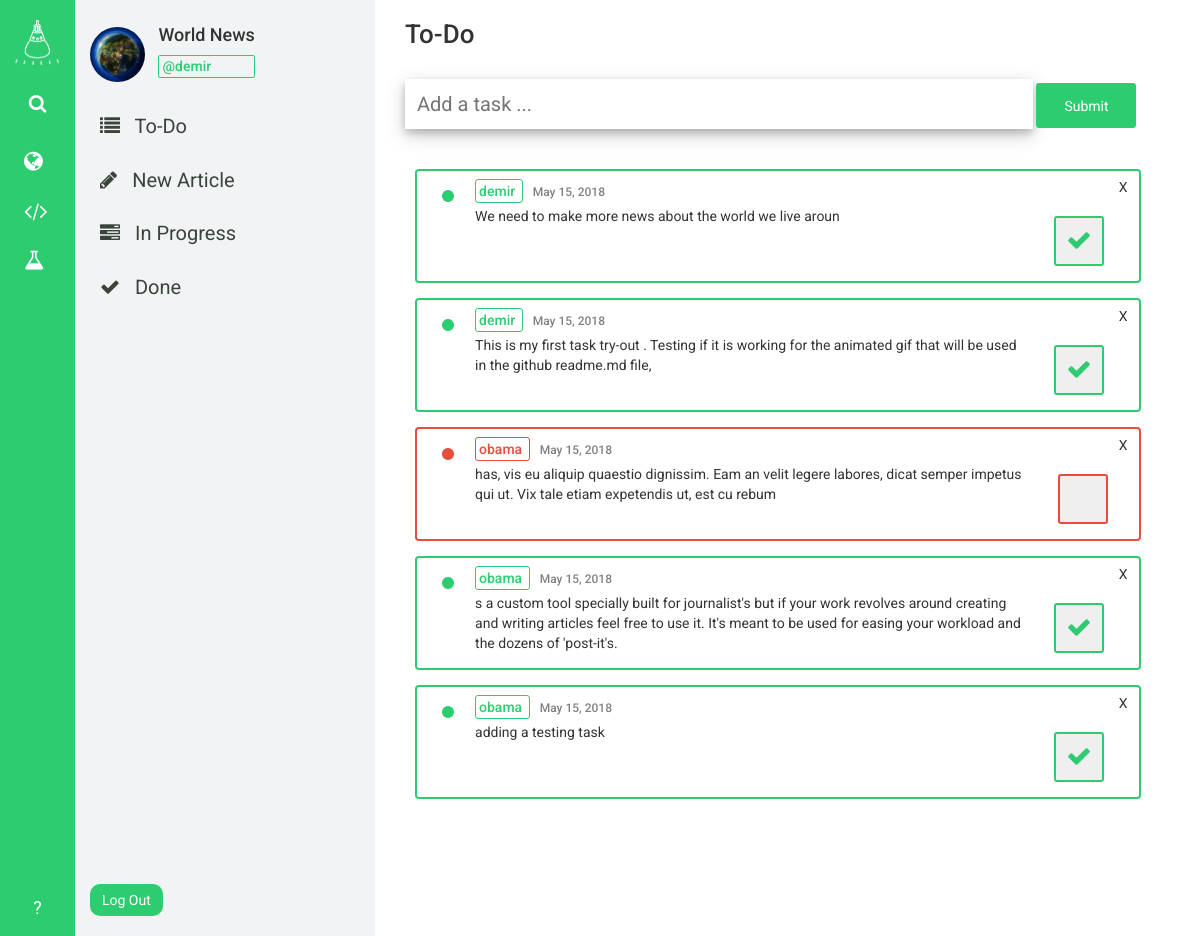
The app's page /desk/World News/todo/ (signed in), older data.
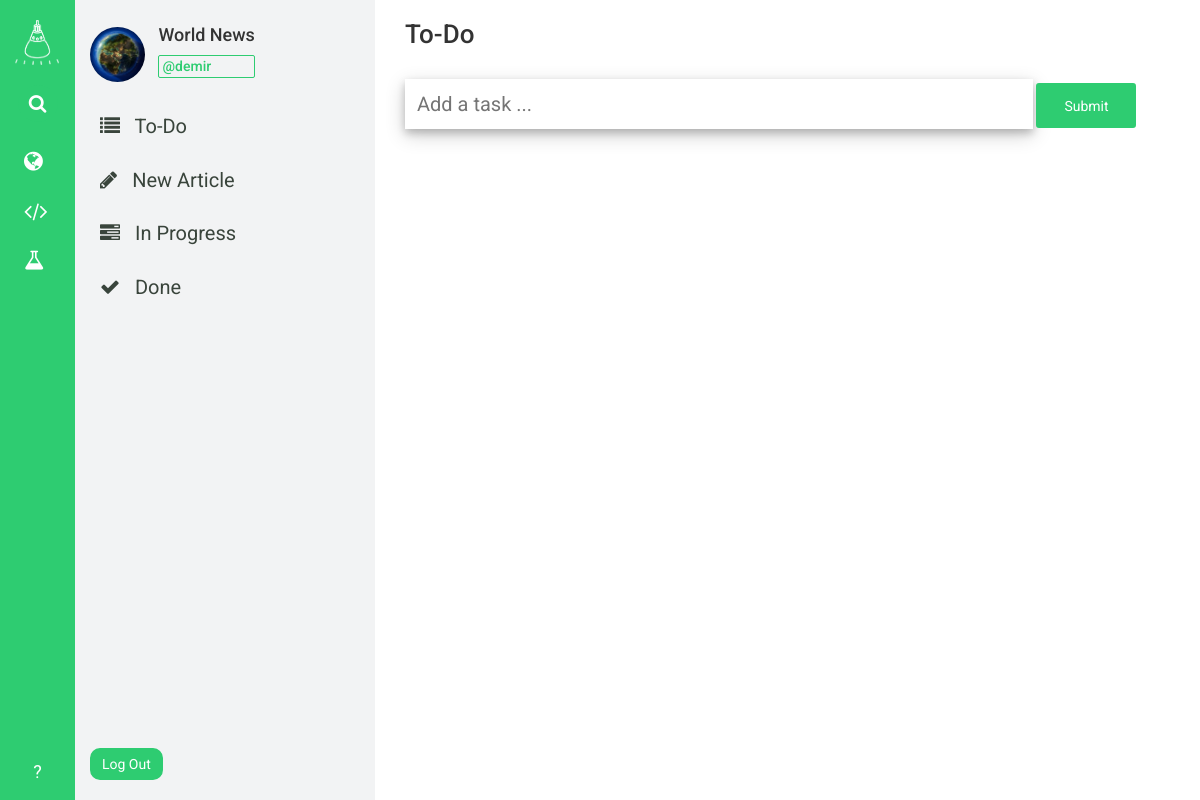
The same page, newer data.
### desk_app/models.py (models this page shows, shortened)
class DeskWorkers(models.Model):
    worker = models.ForeignKey(User, on_delete=models.CASCADE)
    joined_desk = models.ForeignKey(Desk, on_delete=models.CASCADE)

class Desk(models.Model):
    sub_editor = models.ForeignKey(User, on_delete=models.CASCADE)
    image = models.ImageField(
        upload_to='deks_images/', blank=False, null=False
    )
    CATEGORY_CHOICES = (
        ('WORLD', 'fa fa-globe'),
        ('METRO', 'fa fa-building'),
        ('POLITICS', 'fa-flag'),
        ('BUSINESS', 'fa fa-suitcase'),
        ('TECH', 'fa fa-code'),
        ('SCIENCE', 'fa fa-flask'),
        ('OPINION', 'fa fa-gavel'),
        ('HEALTH', 'fa fa-heart'),
        ('SPORTS', 'fa fa-bicycle'),
        ('ARTS', 'fa fa-paint-brush'),
        ('BOOKS', 'fa fa-book'),
        ('STYLE', 'fa fa-eye'),
        ('TRAVEL', 'fa fa-plane'),
        ('MAGAZINE', 'fa fa-file'),
        ('TABLOID', 'fa fa-phone'),
    )
    CATEGORY_COLOR_CHOICES = (
        ('WORLD', '#3498DB'),
        ('METRO', '#2980B9'),
        ('POLITICS', '#5D6D7E'),
        ('BUSINESS', '#2E4053'),
        ('TECH', '#F4D03F'),
        ('SCIENCE', '#2ECC71'),
        ('OPINION', '#9B59B6'),
        ('HEALTH', '#E74C3C'),
        ('SPORTS', '#58D68D'),
        ('ARTS', '#F39C12'),
        ('BOOKS', '#E67E22'),
        ('STYLE', '#F5B7B1'),
        ('TRAVEL', '#BB8FCE'),
        ('MAGAZINE', '#8E44AD'),
        ('TABLOID', '#A569BD'),
    )
    category = models.CharField(max_length=50, choices=CATEGORY_CHOICES)
    category_color = models.CharField(
        max_length=50, choices=CATEGORY_COLOR_CHOICES
    )
    name = models.CharField(max_length=30)
    description = models.TextField()
    creation_date = models.DateField(default=timezone.now)

class DeskToDo(models.Model):
    desk = models.ForeignKey(Desk, on_delete=models.CASCADE)
    user = models.ForeignKey(User, on_delete=models.CASCADE)
    content = models.TextField()
    publish_date = models.DateField(default=timezone.now)
    task_completed = models.BooleanField(default=False)

### desk_app/views.py (the view)
# urls.py: path('<str:deskname>/todo/', views.to_do, name='to_do'),
@login_required
def to_do(request, deskname):
    current_user = get_object_or_404(User, pk=request.user.id)
    desk = get_object_or_404(Desk, name=deskname)
    if request.POST.get("to_do_form_submit_button"):
        content = request.POST.get("to_do_task_input")
        new_task = DeskToDo(desk=desk, user=current_user, content=content)
        new_task.save()
    if request.POST.get("check_button"):
        task_id = request.POST.get("hidden_id")
        current_task = DeskToDo.objects.get(pk=task_id)
        current_task.task_completed = True
        current_task.save()
    if request.POST.get("delete_button"):
        task_id = request.POST.get("hidden_id")
        current_task = DeskToDo.objects.get(pk=task_id)
        current_task.delete()
    try:
        desk_to_do_tasks = DeskToDo.objects.filter(desk=desk)\
            .order_by('-publish_date')
    except ObjectDoesNotExist:
        desk_to_do_tasks = None
    try:
        current_user_settings = ProfileSettings.objects.get(user=current_user)
    except ObjectDoesNotExist:
        current_user_settings = None
    try:
        current_user_desks = DeskWorkers.objects.filter(worker=current_user)
    except ObjectDoesNotExist:
        current_user_desks = None
    data = {
        'has_desk_navbar': True,
        'current_user': current_user,
        'desk': desk,
        'current_user_settings': current_user_settings,
        'current_user_desks': current_user_desks,
        'desk_to_do_tasks': desk_to_do_tasks,
    }
    return render(request, 'desk_app/to_do.html', context=data)

### templates/desk_app/to_do.html (shortened to what this page needs)
{% extends 'base.html' %}
{% load staticfiles %}
{% block css_link %}
<link rel="stylesheet" href="{% static 'desk_app/css/to_do_style.css' %}" />
{% endblock %}
{% block content %}
<div id="wrapper">
  <h3 id="header">To-Do</h3>
  <br />
  <form id="to-do-form" method="post" action="{% url 'to_do' deskname=desk.name %}">
    <input type="text" name="to_do_task_input" id="to_do_task_input" placeholder="Add a task ..." />
    <input type="submit" name="to_do_form_submit_button" id="to_do_form_submit_button" />
  </form>
  <div id="to-do-list">
    {% for task in desk_to_do_tasks %}
      {% if task.task_completed == False %}
      <div id="to-do-cell" style="border:2px solid #E74C3C;">
        <div id="left-part">
          <p style="color:#E74C3C;"><i class="fa fa-circle"></i></p>
        </div>
        <div id="content">
          <h5><span style="border: 1px solid #E74C3C; color: #E74C3C; padding:3px; border-radius:3px;">{{task.user.username}} </span> <span id="date">{{task.publish_date}}</span></h5>
          <p>{{task.content}}</p>
        </div>
        <div id="right-part">
          <form method="post" action="{% url 'to_do' deskname=desk.name %}">
            <input value="X" type="submit" name="delete_button" id="delete_button" />
          </form>
          <form method="post" class="text-center" action="{% url 'to_do' deskname=desk.name %}">
            <input type="submit" name="check_button" id="check_button" style="border:2px solid #E74C3C" value=" "/>
          </form>
        </div>
      </div>
      {% elif task.task_completed == True %}
      <div id="to-do-cell" style="border:2px solid #2ECC71;">
        <div id="left-part">
          <p style="color:#2ECC71;"><i class="fa fa-circle"></i></p>
        </div>
        <div id="content">
          <h5><span style="border: 1px solid #2ECC71; color: #2ECC71; padding:3px; border-radius:3px;">{{task.user.username}} </span> <span id="date">{{task.publish_date}}</span></h5>
          <p>{{task.content}}</p>
        </div>
        <div id="right-part">
          <form method="post">
            <input value="X" type="submit" name="delete_button" id="delete_button" />
          <form method="post" class="text-center">
            <button type="submit" name="check_button" id="check_button" style="border:2px solid #2ECC71"><span><i class="fa fa-check"></i></span></button>
          </form>
        </div>
      </div>
      {% endif %}
    {% endfor %}
  </div>
</div>
{% endblock %}

### templates/base.html (shortened to what this page needs)
{% load staticfiles %}
<!DOCTYPE html>
<html>
<head>
  <link rel="stylesheet" href="https://maxcdn.bootstrapcdn.com/bootstrap/3.3.7/css/bootstrap.min.css">
  <link rel="stylesheet" href="https://cdnjs.cloudflare.com/ajax/libs/font-awesome/4.7.0/css/font-awesome.min.css">
  <link rel="stylesheet" href="{% static 'base_style.css' %}">
  {% block css_link %}{% endblock %}
</head>
<body>
  {% if has_desk_navbar == True %}
    <div id="home-navbar-left-part">
      <a href="{% url 'dashboard' %}"><img src="{% static 'assets/white-logo.png' %}" alt="logo"/></a>
      <a id="home-search-link" href="{% url 'search' %}"><p class="text-center"><i class="fa fa-search"></i></p></a>
      <div id="home-desk-links">
        {% for desk in current_user_desks %}
          <a href="{% url 'to_do' deskname=desk.joined_desk.name %}" id="desk-link"><p><i class="{{ desk.joined_desk.get_category_display }}"></i> <span>{{ desk.joined_desk.name }}</span></p></a>
        {% endfor %}
      </div>
      <a id="home-help-link" href="" class="text-center"><p class="text-center">?</p></a>
    </div>
    <div id="home-navbar-right-part">
      <div id="right-part-author-info">
        <img src="{{ desk.image.url }}" alt="Profile photo" height="55px" width="55px" />
        <div id="right-part-author-name">
          <h4> {{ desk.name }}</h4>
          {% if current_user == desk.sub_editor %}
            <h5 style="color:#2ECC71; border:#2ECC71 1px solid ; padding:3px; border-radius:2px;">@{{ current_user.username }}</h5>
          {% else %}
            <h5 style="color:#3498DB; border:1px solid #3498DB; padding:3px; border-radius:2px;">@{{ current_user.username }}</h5>
          {% endif %}
        </div>
      </div>
      <a href="{% url 'to_do' deskname=desk.name %}"><i class="fa fa-list"></i> To-Do</a>
      <a href="{% url 'new_article' deskname=desk.name %}"><i class="fa fa-pencil"></i> New Article</a>
      <a href="{% url 'in_progress' deskname=desk.name %}"><i class="fa fa-tasks"></i> In Progress</a>
      <a href="{% url 'done' deskname=desk.name %}"><i class="fa fa-check"></i> Done</a>
      <form method="POST" action="{% url 'logout' %}" id="logout_form">
        <input type="submit" value="Log Out" />
      </form>
    </div>
  {% endif %}
  {% block content %}{% endblock %}
</body>
</html>

### static/base_style.css (style rules this page uses)
html body { font-family: 'Roboto'; height: 100%; width: 100%; }
#home-navbar-left-part { height: 100% !important; width: 75px; background-color: #2ECC71; display: inline; position: fixed; z-index: 1 !important; }
#home-navbar-left-part img { height: 45px; margin-left: 15px; margin-top: 20px; display: block; }
#home-search-link p { color: white; font-size: 19px; background-color: #2ECC71; border-radius: 50%; width: 40px; padding: 5px; margin: 0 auto; margin-top: 20px; }
#home-help-link p { color: white; font-size: 18px; bottom: 0 !important; position: absolute; margin-bottom: 15px; width: 100%; }
#home-desk-links { width: 100%; height: 460px; margin-top: 20px; }
#desk-link p { color: white; font-size: 22px; background-color: transparent; width: 35px; height: auto; border-radius: 50%; padding: 4px; margin: 0 auto; margin-bottom: 10px; }
#home-navbar-right-part { height: 100vh; width: 300px; background-color: #F2F3F4; display:inline-block; margin-left: 75px; padding: 15px; position: fixed; }
#right-part-author-info { margin-bottom: -5px; background-color: transparent; }
#right-part-author-info img { border-radius: 50%; margin-bottom: 25px !important; }
#right-part-author-name { display: inline-block; background-color: transparent; margin-left: 10px; }
#right-part-author-info h4 { display: block; }
#right-part-author-info h5 { display: block; }
#home-navbar-right-part a { display: block; font-size: 20px; margin-bottom: 5px; padding: 10px; border-radius: 5px; color: #39443b; }
#home-navbar-right-part a i { margin-right: 10px; }
#logout_form input { border-radius: 10px; background-color: #2ECC71; border: 2px solid #2ECC71; color: white; bottom: 0; position: absolute; margin-bottom: 20px; padding: 4px 10px; }

### static/desk_app/css/to_do_style.css (style rules this page uses)
#wrapper { margin-left: 375px !important; background-color: white; height: 100vh; width: 70%; padding-left: 30px; padding-right: 25px; overflow: auto; }
#header { font-weight: 500; font-size: 26px; }
#to_do_task_input { display: inline; width: 80%; font-size: 20px; padding: 10px; box-shadow: 0 4px 8px 0 rgba(0, 0, 0, 0.2), 0 6px 20px 0 rgba(0, 0, 0, 0.19); border: 2px solid transparent; height: 50px; }
#to_do_form_submit_button { width: 100px ; height: 45px; color: white; background-color: #2ECC71; border: 2px solid #2ECC71; border-radius: 3px; }
#to-do-list { height: 70vh; width: 95%; background-color: white; margin-top: 30px; overflow-y: scroll; padding: 10px; }

Row changes from the older to the newer data that the page shows:
removed DeskToDo: user.username "demir", publish_date "May 15, 2018", content "We need to make more news about the world we live aroun"
removed DeskToDo: user.username "demir", publish_date "May 15, 2018", content "This is my first task try-out . Testing if it is working for the animated gif that will be used in the github readme.md file,"
removed DeskToDo: user.username "obama", publish_date "May 15, 2018", content "has, vis eu aliquip quaestio dignissim. Eam an velit legere labores, dicat semper impetus qui ut. Vix tale etiam expetendis ut, est cu rebum"
removed DeskToDo: user.username "obama", publish_date "May 15, 2018", content "s a custom tool specially built for journalist's but if your work revolves around creating and writing articles feel free to use it. It's meant to be used for easing your workload and the dozens of 'post-it's."
removed DeskToDo: user.username "obama", publish_date "May 15, 2018", content "adding a testing task"
